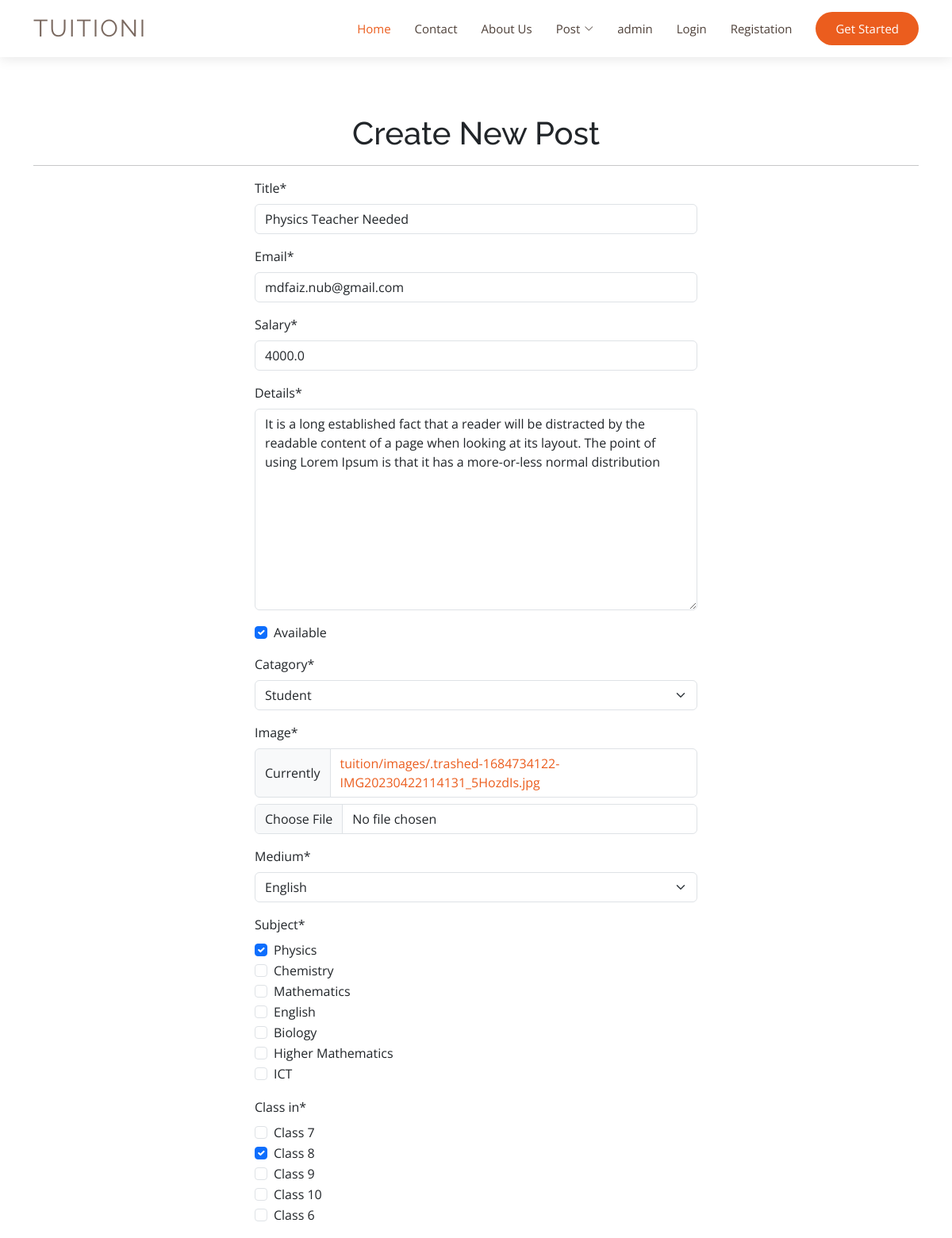
The page /tuition/postEdit/16/ (upper part) on the database as committed earlier.
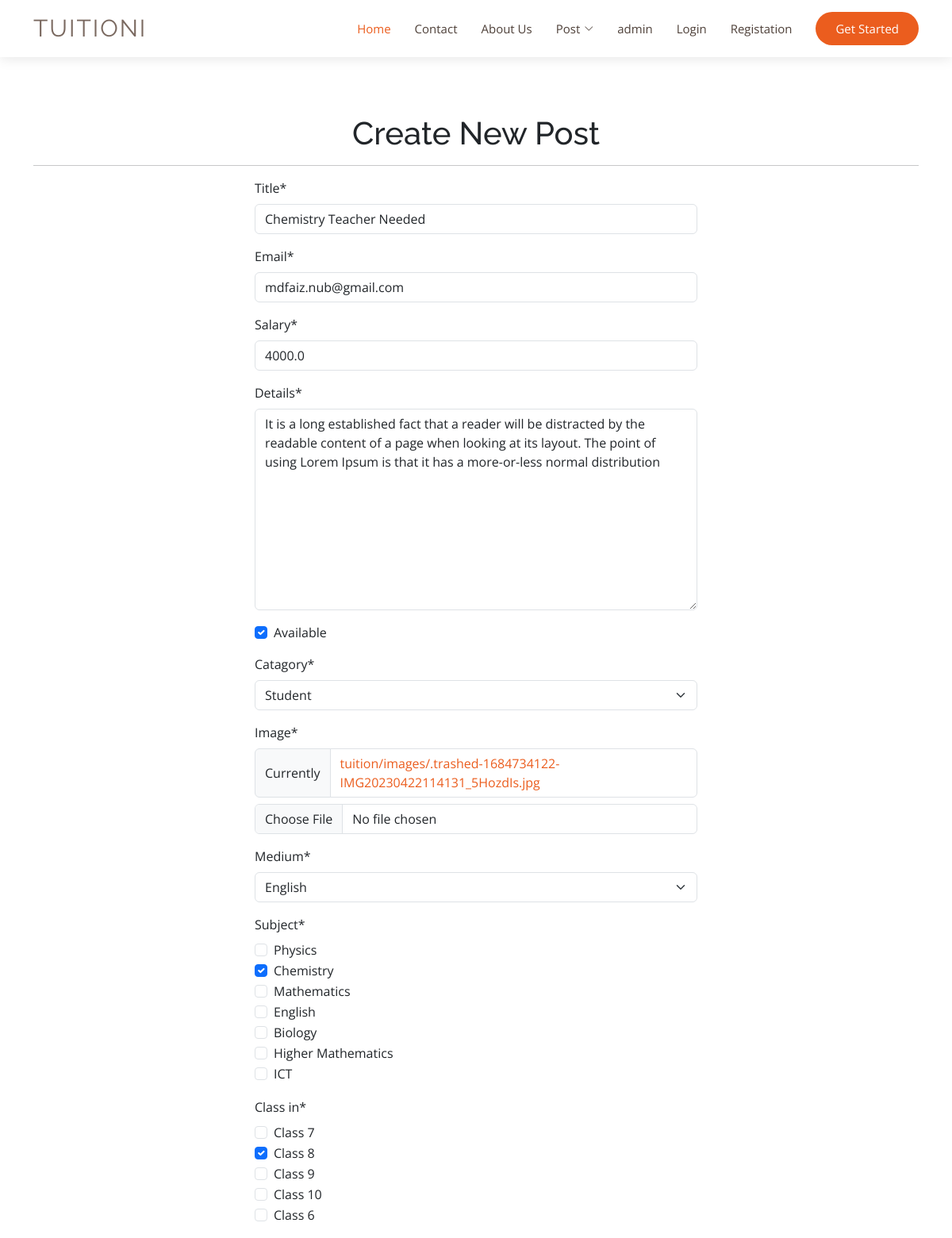
The same page on the database as committed later.
### tuition/models.py (models this page shows, shortened)
class post(models.Model):
   CATAGORY = (
      ('Student','Student'),
      ('Teacher','Teacher'),
   )
   MEDIUM = (
      ('Bangla','Bangla'),
      ('English','English'),
      ('Hindi','Hindi'),
   )
   user = models.ForeignKey(User,on_delete=models.CASCADE,related_name='post_set',blank=True,null=True)
   id = models.AutoField(primary_key=True)
   title = models.CharField(max_length=100)
   slug = models.CharField(max_length=50,default=title)
   email = models.EmailField(max_length=254)
   salary = models.FloatField()
   details = models.TextField()
   available = models.BooleanField()
   catagory= models.CharField(max_length=50, choices=CATAGORY)
   created_at = models.DateTimeField(default=now)
   image = models.ImageField(default='default.jpg', upload_to='tuition/images')
   medium = MultiSelectField(max_length=255,default='English',max_choices=3,choices=MEDIUM)
   subject = models.ManyToManyField(Subject,related_name='subject_set')
   class_in = models.ManyToManyField(Class_in,related_name='class_set')

### tuition/views.py (the view, shortened to what this page needs)
# urls.py: path('postEdit/<int:pk>/', postEdit.as_view(), name= "postEdit"),
class postEdit(UpdateView):
    model = post
    form_class = post_form
    template_name = 'tuition/post_create.html'

### tuition/forms.py
class post_form(forms.ModelForm):
    class Meta:
        model=post
        exclude= ['user','slug','id','created_at']
        widgets={
            'class_in':forms.CheckboxSelectMultiple(attrs={'multiple':True}),
            'subject':forms.CheckboxSelectMultiple(attrs={'multiple':True}),
        }

### tuition/models.py (called while the page is built)
   def __str__(self):
      return self.name

   def __str__(self):
      return self.name

### templates/tuition/post_create.html (shortened to what this page needs)
{% include 'header.html' %}
<br><br><br>
{% block body %}
{% load crispy_forms_tags %}
<div class="container ">
    <h1 class=text-center>Create New Post </h1><hr>
    <div class="col-md-6 offset-md-3">
        <form action="" method="post" enctype="multipart/form-data">
            {{form | crispy}}
        </form>
    </div>
</div>
{% endblock body %}
{% include 'footer.html' %}

Rows that differ between the two databases and show on the page:
changed post "mdfaiz.nub@gmail.com": title "Physics Teacher Needed" → "Chemistry Teacher Needed"
Other text that changed with them:
form field subject: "☑ ☐ ☐ ☐ ☐ ☐ ☐" → "☐ ☑ ☐ ☐ ☐ ☐ ☐"
